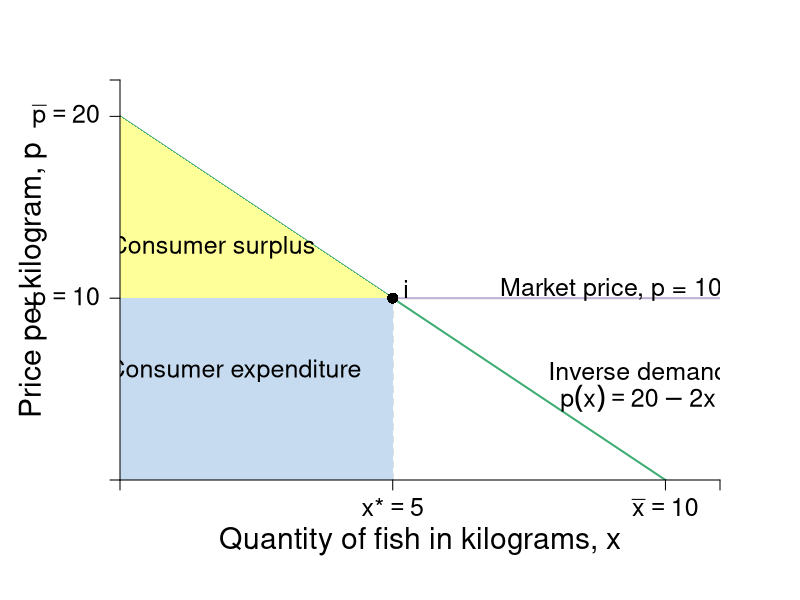

Here is the R script that generated this plot:
require(shape)
pdf(file = "indmarketdemand/consumersurplus_jane.pdf", width = 9, height = 7)

#Set parameters for graphics
pointsize <- 1.8
axislabelsize <- 1.8
labelsize <- 1.5
namesize <- 1.8
annotatesize <- 1.5
graphlinewidth <- 2
segmentlinewidth <- 1.5


COL <- c("#7fc97f", "#beaed4", "#fdc086", "#ffff99", "#386cb0", "#f0027f", "#bf5b17", "#666666")
COLA <- c("#e0f3db", "#99d8c9","#66c2a4","#41ae76", "#238b45", "#005824")
COLB <- c("#c6dbef", "#4eb3d3", "#2b8cbe", "#0868ac","#084081")

par(mar =  c(6, 6, 4, 4))

mrsA <- function(x, rmax = 20, xmax = 10) {
  rmax - (rmax/xmax)*x
}

uA <- function(x, y, rmax = 20, xmax = 10) {
  y + rmax*x - (1/2)(rmax/xmax)*x^2
}

xlims <- c(0, 11)
ylims <- c(0, 22)

npts <- 501 
x <- seq(xlims[1], xlims[2], length.out = npts)
y <- seq(ylims[1], ylims[2], length.out = npts) 
a <- c(46.08, 55, 64)
b <- c(46.08, 55, 64)

plot(0, 0, xlim = xlims, ylim = ylims, type = "n",
     xlab = expression(paste("")),
     ylab = expression(paste("")), 
     xaxt = "n", 
     yaxt = "n", 
     cex.lab = axislabelsize, 
     bty = "n",
     xaxs="i", 
     yaxs="i")

# ticksy <- seq(from = 0, to = ylims[2], by = 2)
# ylabels <- seq(from = 0, to = ylims[2], by = 2)
# ticksx <- seq(from = 0, to = xlims[2], by = 2)
# xlabels <- seq(from = 0, to = xlims[2], by = 2)
ticksy <- c(0, 10, 20, ylims[2])
ylabels <- c(NA, expression(paste(p == 10)), expression(paste(bar(p) == 20)), NA)
ticksx <- c(0, 5, 10, xlims[2])
xlabels <- c(NA, expression(paste(x,"*") == 5), expression(paste(bar(x)==10)), NA)

npts <- 500 
xx1 <- seq(xlims[1], xlims[2], length.out = npts)

#Lines for mrs graph
lines(xx1, mrsA(xx1, rmax = 20, xmax = 10), col = COLA[4], lwd = graphlinewidth)

segments(0, 10, xlims[2], 10, lty = 1, col = COL[2] , lwd = graphlinewidth)
segments(5, 0, 5, 10, lty = 2, col = "gray" , lwd = segmentlinewidth)

#Polygon for CS
xpoly <- c(0, 5, 0)
ypoly <- c(10, 10, 20)
polygon(x = xpoly, y = ypoly, col = COL[4], density=NULL, border = NA)

#Polygon for CE
xpoly3 <- c(0, 5, 5, 0, 0)
ypoly3 <- c(0, 0, 10, 10, 0)
polygon(x = xpoly3, y = ypoly3, col = COLB[1], density=NULL, border = NA)

#Label axes
mtext(expression(paste("Quantity of fish in kilograms, ", x)), side=1, line = 3, cex = axislabelsize)
text(-1.6, 0.5*ylims[2], expression(paste("Price per kilogram, ", p)), xpd = TRUE, cex = axislabelsize, srt = 90) 

points(5, 10, pch = 16, col = "black", cex = 1.5)
text(5.25, 10.5, expression(i), cex = labelsize)

#segments(4.11765, 6.17647, 5.88, 8.88, lty = 1, col = COL[2] , lwd = graphlinewidth)
text(9, 10.5, expression("Market price, p = 10"), cex = labelsize)
#text(7.3, 2.5, expression("Curve"))

#Label mrs function
text(9.5, 6.0, expression(paste("Inverse demand")), cex = labelsize)
text(9.5, 4.5, expression(paste(p(x) == 20 - 2*x)), cex = labelsize)
#Arrows(10, 7.5, 10, 5, col = "black", lty = 1, lwd = 2, arr.type = "triangle", arr.lwd = 0.5)

#Label highest willingness to pay
text(1.7, 12.8, expression("Consumer surplus"), cex = labelsize)
#text(3.5, 16, expression(paste(CS==frac(1, 2)*bgroup("(",20 - 10,")")*5, phantom()== 25)))
#Arrows(3.5, 15, 3.5, 12, col = "black", lty = 1, lwd = 2, arr.type = "triangle", arr.lwd = 0.5)

text(2.1, 6, expression("Consumer expenditure"), cex = labelsize)

axis(1, at = ticksx, pos = 0, labels = xlabels, cex.axis = labelsize)
axis(2, at = ticksy, pos = 0, labels = ylabels, las = 1, cex.axis = labelsize)


dev.off()
